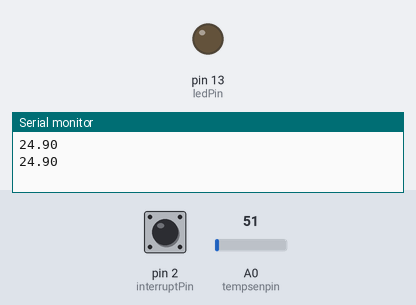
A sketch run on a simulated Arduino Uno, built with avr-gcc and run on an emulated ATmega328P. Shown: output pins drawn as LEDs (lit = HIGH), the last lines printed to the serial monitor. The inputs (shaded band) are chosen by the test bench; at power-on: pin 2 (interruptPin) LOW, A0 (tempsenpin) = 51.

Above: at 3.8 s.
3.9 s: pin 2 (interruptPin) pulled HIGH for 3 s
At 6.3 s:
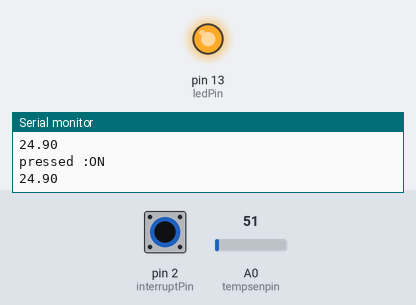
8.4 s: pin 2 (interruptPin) pulled HIGH for 3 s
At 9.8 s:
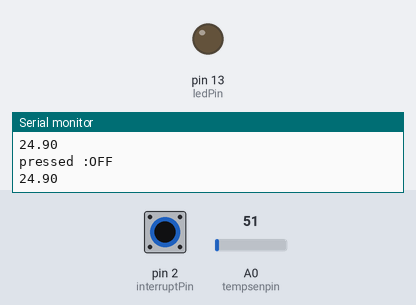
Timing chart, 0 to 11.4 s (numbered marks = the images above; inputs shaded):
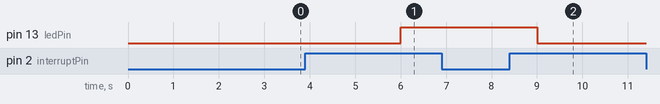

The sketch:

task.ino
```cpp
//LED >>PIN 13
//BUTTON>> PIN 2
//TEMP sensor >>PIN A0
int tempsenpin = A0;
int readvalue;
float writevalue;

const byte ledPin = 13;
const byte interruptPin = 2;
volatile byte state = LOW;


void setup() {
  pinMode(tempsenpin, INPUT);
  Serial.begin(9600);

  pinMode(ledPin, OUTPUT);
  pinMode(interruptPin, INPUT);
  attachInterrupt(digitalPinToInterrupt(interruptPin), blink, RISING);
}


void loop() {

digitalWrite(ledPin, state);
  getTempData();

}
void blink(){
  state=!state;
  Serial.print("pressed :");
  if(state)
  Serial.println("ON");
  else
    Serial.println("OFF");
}
void getTempData(){
  readvalue = analogRead(tempsenpin);
  writevalue = 500./1024. * readvalue; // convert volt to temp
  Serial.println(writevalue);
  delay(3000);


}
```

Measured:
- after the input at 3.9 s, pin 13 (ledPin): LOW → HIGH after 2.1 s
- after the input at 8.4 s, pin 13 (ledPin): HIGH → LOW after 0.60 s
